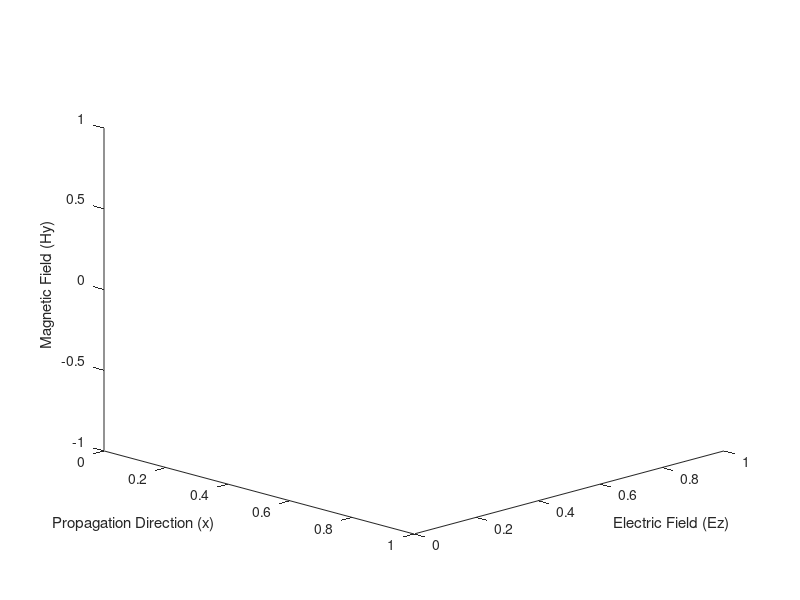

The MATLAB script that drew this image: (Note: this script raises an error after producing the figure.)
% Set material and simulation parameters
mu_r = 1000;               % Relative permeability of iron
mu_0 = 4*pi*(10^-7);        % Permeability of free space
mu = mu_r * mu_0;             % Material permeability
sigma = 1*(10^7);          % Conductivity of iron (S/m)
frequency_range = linspace(60, 10^9, 1000);  % Frequency range (Hz)
w = 2*pi*frequency_range;    % Angular frequency (rad/s)

% Calculate propagation constant components
delta = sqrt(1 ./ (pi*mu*sigma*frequency_range));
alpha = sqrt(pi*mu*frequency_range*sigma);
beta = alpha;
gamma = complex(alpha, beta);

% Set time range and step
t_range = 0:0.05:2*pi;

% Initialize matrices for Ez and Hy
Ez = zeros(length(t_range), length(frequency_range));
Hy = zeros(size(Ez));

% Calculate Ez and Hy for each frequency and time step
for i = 1:length(frequency_range)
    f = frequency_range(i);
    w_i = 2*pi*f;
    alpha_i = sqrt(pi*mu*w_i*sigma);
    beta_i = alpha_i;
    gamma_i = complex(alpha_i, beta_i);

    for j = 1:length(t_range)
        t = t_range(j);
        Ez(j, i) = exp(-alpha_i*t) * cos((w_i*t) - (beta_i*t));
        Hy(j, i) = (gamma_i / (1i*w_i*mu)) * Ez(j, i);
    end
end

% Create 3D plot
figure;
xlabel('Propagation Direction (x)');
ylabel('Electric Field (Ez)');
zlabel('Magnetic Field (Hy)');
view(45, 20);
hold on;

% Plot markers along x-axis at different time steps
for i = 1:length(t_range)
    plot3(t_range(i)*ones(size(frequency_range)), 0, Ez(i, :), 'r-', 'LineWidth', 2);
    drawnow
    pause(0.01);
end

hold off;
saveas(gcf, 'negativexzyConductor_improved.jpg');
